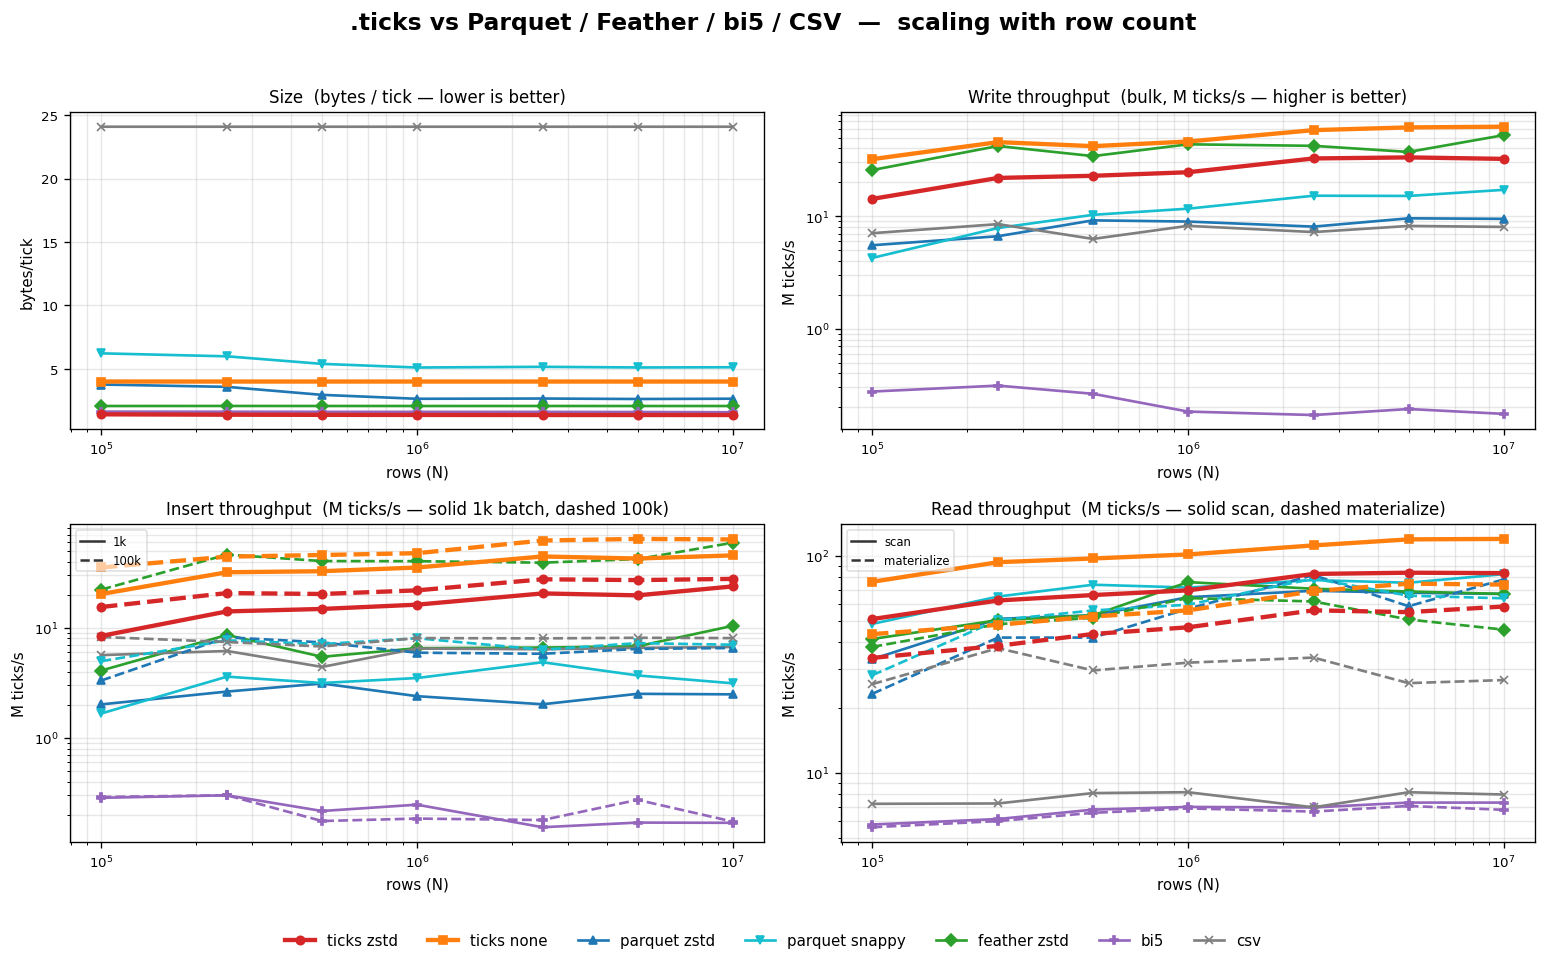

Recreate this plot in Python.
"""Scaling benchmark: run the format comparison across a sweep of row counts and
plot how each format scales with dataset size.

  python bench/scaling.py                 # run the full sweep, then render
  python bench/scaling.py 1e5 1e6 1e7      # custom row counts
  python bench/scaling.py plot             # re-render from existing scaling.csv only

For each N the driver runs `bench.exe N` (the ticks side + the shared out.csv)
then `bench_py.py` (parquet / feather / bi5 / csv), reads the per-N tidy
bench/results.csv those produce, and accumulates every row — already tagged with
its N — into bench/scaling.csv. It then renders bench/scaling.png: a 2x2 panel of
size + write/insert/read, each a multi-line chart (one line per format) against
N on a log x-axis. The full single-N run measures an insert *curve* over batch
size and *two* read modes; the scaling view draws both endpoints of each so it
tells the same story the comparison chart does — insert at the 1k (solid) and
100k (dashed) batch, read in scan (solid) and materialize (dashed) mode, the
styles noted in the panel titles. Collapsing to a single point per N instead
lands on ticks' two weakest sub-points (100k insert, where feather catches it,
and materialize), underselling it. The ticks lines are bold/red.

`bench.exe` must already be built (see bench/README.md); the sweep shells out to
it once per N. The heavy `run` mode is separate from `plot` so the chart can be
re-rendered without re-timing.
"""
import csv, os, subprocess, sys, time
import matplotlib
matplotlib.use("Agg")
import matplotlib.pyplot as plt

HERE = os.path.dirname(os.path.abspath(__file__))
ROOT = os.path.dirname(HERE)
BENCH_EXE = os.path.join(HERE, "bench.exe")
RESULTS = os.path.join(HERE, "results.csv")
SCALING = os.path.join(HERE, "scaling.csv")
SCALING_PNG = os.path.join(HERE, "scaling.png")

FIELDS = ["format", "n", "metric", "variant", "value"]

# Geometric sweep: each step ~2-2.5x so the log x-axis is evenly spaced.
DEFAULT_NS = [100_000, 250_000, 500_000, 1_000_000, 2_500_000, 5_000_000, 10_000_000]

# Sub-points drawn per N for the insert and read panels. The full single-N run
# measures an insert *curve* over batch size and *two* read modes; rather than
# collapse each to one point (which lands on ticks' two weakest sub-points — at
# the 100k insert batch feather catches ticks, and materialize is ticks' slower
# read mode), the scaling view draws both endpoints so it tells the same story
# the comparison chart does. Solid = ticks' stronger sub-point, dashed = the
# weaker one, both real and measured.
INSERT_PLOT_BATCHES = [("1000", "1k", "solid"), ("100000", "100k", "dashed")]
READ_PLOT_MODES = [("scan", "scan", "solid"), ("materialize", "materialize", "dashed")]

ORDER = ["ticks zstd", "ticks none", "parquet zstd", "parquet snappy",
         "feather zstd", "bi5", "csv"]
HILITE = {"ticks zstd", "ticks none"}
STYLE = {  # (color, linewidth, marker)
    "ticks zstd":     ("#d62728", 2.6, "o"),
    "ticks none":     ("#ff7f0e", 2.6, "s"),
    "parquet zstd":   ("#1f77b4", 1.6, "^"),
    "parquet snappy": ("#17becf", 1.6, "v"),
    "feather zstd":   ("#2ca02c", 1.6, "D"),
    "bi5":            ("#9467bd", 1.6, "P"),
    "csv":            ("#7f7f7f", 1.6, "x"),
}


def sweep(ns):
    """Run bench.exe + bench_py.py for each N and accumulate into scaling.csv.

    Logs progress per N and per sub-step (with elapsed seconds), and rewrites
    scaling.csv after every N — so the file always reflects completed points and
    a hang is obvious from the last line printed vs. the last N written.
    """
    accumulated = []
    t_all = time.perf_counter()
    for idx, N in enumerate(ns, 1):
        t_n = time.perf_counter()
        print(f"[{idx}/{len(ns)}] N={N:,}  starting  (elapsed {time.perf_counter()-t_all:.0f}s)",
              flush=True)

        t0 = time.perf_counter()
        subprocess.run([BENCH_EXE, str(N)], cwd=ROOT, check=True)
        print(f"[{idx}/{len(ns)}] N={N:,}  ticks side done in {time.perf_counter()-t0:.1f}s",
              flush=True)

        t0 = time.perf_counter()
        subprocess.run([sys.executable, os.path.join(HERE, "bench_py.py")],
                       cwd=ROOT, check=True)
        print(f"[{idx}/{len(ns)}] N={N:,}  python side done in {time.perf_counter()-t0:.1f}s",
              flush=True)

        with open(RESULTS, newline="") as f:
            for r in csv.DictReader(f):
                accumulated.append({k: r[k] for k in FIELDS})

        # Persist after every N so partial progress survives an interruption.
        with open(SCALING, "w", newline="") as f:
            w = csv.DictWriter(f, fieldnames=FIELDS)
            w.writeheader()
            w.writerows(accumulated)
        print(f"[{idx}/{len(ns)}] N={N:,}  COMPLETE in {time.perf_counter()-t_n:.1f}s  "
              f"-> {SCALING} now has {len(accumulated)} rows", flush=True)

    print(f"sweep done in {time.perf_counter()-t_all:.0f}s; wrote {SCALING} "
          f"({len(accumulated)} rows)", flush=True)


def load():
    """Read scaling.csv into {format: {n: {(metric, variant): value}}}."""
    series = {}
    with open(SCALING, newline="") as f:
        for r in csv.DictReader(f):
            fmt = series.setdefault(r["format"], {})
            fmt.setdefault(int(r["n"]), {})[(r["metric"], r["variant"])] = float(r["value"])
    return series


def plot():
    series = load()
    fmts = [f for f in ORDER if f in series] + [f for f in series if f not in ORDER]

    # Each panel draws one or more sub-point series. A series is
    # (linestyle, point->y, sub-label); size/write have a single solid series,
    # while insert and read draw both endpoints (see INSERT_PLOT_BATCHES /
    # READ_PLOT_MODES) so the panel shows ticks' strong and weak sub-points
    # rather than only the weak one. `sub` is None for single-series panels and
    # names the sub-point otherwise (used in the per-panel linestyle legend).
    # panel -> (title, unit, [series...], log_y).
    panels = [
        ("Size  (bytes / tick — lower is better)", "bytes/tick",
         [("solid", lambda n, p: p[("size", "")] / n, None)], False),
        ("Write throughput  (bulk, M ticks/s — higher is better)", "M ticks/s",
         [("solid", lambda n, p: n / p[("write", "")] / 1e6, None)], True),
        ("Insert throughput  (M ticks/s — solid 1k batch, dashed 100k)", "M ticks/s",
         [(ls, (lambda b: lambda n, p: n / p[("insert", b)] / 1e6)(batch), lbl)
          for batch, lbl, ls in INSERT_PLOT_BATCHES], True),
        ("Read throughput  (M ticks/s — solid scan, dashed materialize)", "M ticks/s",
         [(ls, (lambda m: lambda n, p: n / p[("read", m)] / 1e6)(mode), lbl)
          for mode, lbl, ls in READ_PLOT_MODES], True),
    ]

    fig, axes = plt.subplots(2, 2, figsize=(13, 8))
    fig.suptitle(".ticks vs Parquet / Feather / bi5 / CSV  —  scaling with row count",
                 fontsize=14, fontweight="bold")

    for ax, (title, unit, series_specs, log_y) in zip(axes.flat, panels):
        for linestyle, yof, _sub in series_specs:
            for fmt in fmts:
                ns = sorted(series[fmt])
                xs, ys = [], []
                for n in ns:
                    try:
                        ys.append(yof(n, series[fmt][n]))
                        xs.append(n)
                    except KeyError:
                        pass  # metric absent for this format/N
                if not xs:
                    continue
                color, lw, marker = STYLE.get(fmt, ("#333333", 1.6, "o"))
                # Label only the solid series so the shared figure legend carries
                # one entry per format, not one per (format, sub-point).
                label = fmt if linestyle == "solid" else "_nolegend_"
                ax.plot(xs, ys, marker=marker, color=color, linewidth=lw,
                        linestyle=linestyle, markersize=5, label=label,
                        zorder=3 if fmt in HILITE else 2)
        ax.set_title(title, fontsize=10)
        ax.set_ylabel(unit, fontsize=9)
        ax.set_xlabel("rows (N)", fontsize=9)
        ax.set_xscale("log")
        if log_y:
            ax.set_yscale("log")
        ax.grid(which="both", alpha=0.3)
        ax.tick_params(labelsize=8)

        # Per-panel legend distinguishing the sub-point line styles (insert/read).
        subs = [(ls, sub) for ls, _yof, sub in series_specs if sub]
        if subs:
            proxies = [plt.Line2D([], [], color="#333333", linestyle=ls, label=sub)
                       for ls, sub in subs]
            ax.legend(handles=proxies, fontsize=7, loc="best",
                      frameon=True, framealpha=0.6)

    # one shared legend below the panels
    handles, labels = axes.flat[0].get_legend_handles_labels()
    fig.legend(handles, labels, loc="lower center", ncol=len(labels),
               fontsize=9, frameon=False, bbox_to_anchor=(0.5, -0.01))
    fig.tight_layout(rect=[0, 0.04, 1, 0.96])
    fig.savefig(SCALING_PNG, dpi=120, bbox_inches="tight")
    print(f"wrote {SCALING_PNG}")


def parse_ns(args):
    ns = []
    for a in args:
        v = float(a)  # accepts 1e6 / 2.5e6 style
        if v < 1:
            raise SystemExit(f"row count must be >= 1, got {a!r}")
        ns.append(int(round(v)))
    return ns


if __name__ == "__main__":
    args = sys.argv[1:]
    if args and args[0] == "plot":
        plot()  # render only, no benchmarking
    else:
        if not os.path.exists(BENCH_EXE):
            raise SystemExit(f"{BENCH_EXE} not found — build it first (see bench/README.md)")
        sweep(parse_ns(args) if args else DEFAULT_NS)
        plot()
